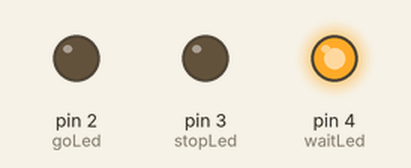
A sketch run on a simulated Arduino Uno, built with avr-gcc and run on an emulated ATmega328P. On the bench: output pins drawn as LEDs (lit = HIGH).

Above: at 2.5 s.
At 15.0 s:
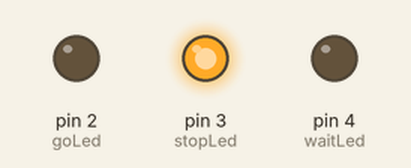
At 35.0 s:
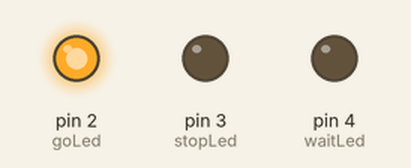
Timing chart, 0 to 58.5 s (numbered marks = the images above):
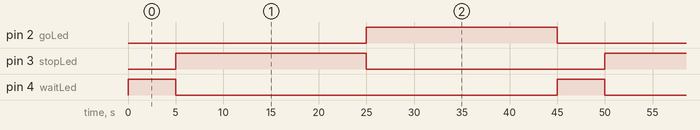

The sketch:

Traffic_light.ino
```cpp
/*
 * Simple Traffic Light LED Simulation
 * -----------------------------------
 * This program simulates a basic 3-color traffic light using LEDs.
 *
 * LED Connections:
 * - Green LED (Go)  → Digital pin 2
 * - Red LED (Stop)  → Digital pin 3
 * - Yellow LED (Wait) → Digital pin 4
 *
 * LEDs should be connected in series with resistors (~220Ω) to ground.
 * This simulates a typical traffic light timing cycle.
 */

int waitLed = 4;   // Yellow LED (Wait)
int stopLed = 3;   // Red LED (Stop)
int goLed = 2;     // Green LED (Go)

void setup() {
  pinMode(goLed, OUTPUT);
  pinMode(stopLed, OUTPUT);
  pinMode(waitLed, OUTPUT);
}

void loop() {
  // Turn off all lights briefly before each cycle
  digitalWrite(goLed, LOW);
  digitalWrite(stopLed, LOW);
  digitalWrite(waitLed, LOW);
  delay(1);

  // Yellow light on (prepare to stop)
  digitalWrite(waitLed, HIGH);
  delay(5000);              // Yellow light stays on for 5 seconds
  digitalWrite(waitLed, LOW);

  // Red light on (stop)
  digitalWrite(stopLed, HIGH);
  delay(20000);             // Red light stays on for 20 seconds
  digitalWrite(stopLed, LOW);

  // Green light on (go)
  digitalWrite(goLed, HIGH);
  delay(20000);             // Green light stays on for 20 seconds
  // Then cycle repeats
}
```

Measured:
- by itself, pin 2 (goLed), pin 3 (stopLed): alternates HIGH for 20.0 s and LOW for 25.0 s
- by itself, pin 4 (waitLed): alternates HIGH for 5.0 s and LOW for 40.0 s
- by itself, everything shown: repeats every 45.0 s, in 4 steps
